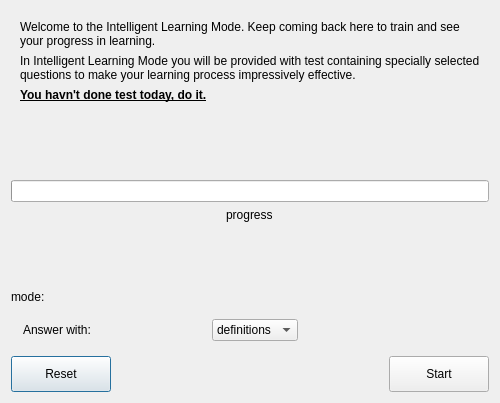
<?xml version="1.0" encoding="UTF-8"?>
<ui version="4.0">
 <class>StartIntelligentTestDialog</class>
 <widget class="QDialog" name="StartIntelligentTestDialog">
  <property name="geometry">
   <rect>
    <x>0</x>
    <y>0</y>
    <width>500</width>
    <height>403</height>
   </rect>
  </property>
  <property name="minimumSize">
   <size>
    <width>500</width>
    <height>300</height>
   </size>
  </property>
  <property name="baseSize">
   <size>
    <width>500</width>
    <height>300</height>
   </size>
  </property>
  <layout class="QVBoxLayout" name="verticalLayout_2">
   <item>
    <widget class="QWidget" name="learning_widget" native="true">
     <layout class="QVBoxLayout" name="verticalLayout">
      <item>
       <widget class="QLabel" name="label">
        <property name="text">
         <string>Welcome to the Intelligent Learning Mode. Keep coming back here to train and see your progress in learning. </string>
        </property>
        <property name="wordWrap">
         <bool>true</bool>
        </property>
       </widget>
      </item>
      <item>
       <widget class="QLabel" name="label_2">
        <property name="text">
         <string>In Intelligent Learning Mode you will be provided with test containing specially selected questions to make your learning process impressively effective. </string>
        </property>
        <property name="wordWrap">
         <bool>true</bool>
        </property>
       </widget>
      </item>
      <item>
       <widget class="QLabel" name="lbl_info">
        <property name="font">
         <font>
          <bold>true</bold>
          <underline>true</underline>
         </font>
        </property>
        <property name="text">
         <string>You havn't done test today, do it.</string>
        </property>
        <property name="wordWrap">
         <bool>true</bool>
        </property>
       </widget>
      </item>
     </layout>
    </widget>
   </item>
   <item>
    <spacer name="verticalSpacer_2">
     <property name="orientation">
      <enum>Qt::Vertical</enum>
     </property>
     <property name="sizeHint" stdset="0">
      <size>
       <width>20</width>
       <height>40</height>
      </size>
     </property>
    </spacer>
   </item>
   <item>
    <widget class="QProgressBar" name="progressBar"/>
   </item>
   <item alignment="Qt::AlignHCenter">
    <widget class="QLabel" name="label_3">
     <property name="text">
      <string>progress</string>
     </property>
    </widget>
   </item>
   <item>
    <spacer name="verticalSpacer">
     <property name="orientation">
      <enum>Qt::Vertical</enum>
     </property>
     <property name="sizeHint" stdset="0">
      <size>
       <width>20</width>
       <height>40</height>
      </size>
     </property>
    </spacer>
   </item>
   <item>
    <widget class="QLabel" name="label_5">
     <property name="text">
      <string>mode:</string>
     </property>
    </widget>
   </item>
   <item>
    <widget class="QWidget" name="widget_mode_intelligent_test" native="true">
     <layout class="QHBoxLayout" name="horizontalLayout_2">
      <property name="leftMargin">
       <number>12</number>
      </property>
      <item>
       <widget class="QLabel" name="lbl_question_mode">
        <property name="sizePolicy">
         <sizepolicy hsizetype="Expanding" vsizetype="Preferred">
          <horstretch>0</horstretch>
          <verstretch>0</verstretch>
         </sizepolicy>
        </property>
        <property name="text">
         <string>Answer with:</string>
        </property>
       </widget>
      </item>
      <item>
       <widget class="QComboBox" name="combx_quesion_mode">
        <item>
         <property name="text">
          <string>definitions</string>
         </property>
        </item>
        <item>
         <property name="text">
          <string>phrases</string>
         </property>
        </item>
       </widget>
      </item>
      <item>
       <spacer name="horizontalSpacer_2">
        <property name="orientation">
         <enum>Qt::Horizontal</enum>
        </property>
        <property name="sizeHint" stdset="0">
         <size>
          <width>40</width>
          <height>20</height>
         </size>
        </property>
       </spacer>
      </item>
     </layout>
    </widget>
   </item>
   <item>
    <layout class="QHBoxLayout" name="horizontalLayout">
     <item>
      <widget class="PushButton" name="btn_reset">
       <property name="minimumSize">
        <size>
         <width>100</width>
         <height>36</height>
        </size>
       </property>
       <property name="text">
        <string>Reset</string>
       </property>
      </widget>
     </item>
     <item>
      <spacer name="horizontalSpacer">
       <property name="orientation">
        <enum>Qt::Horizontal</enum>
       </property>
       <property name="sizeHint" stdset="0">
        <size>
         <width>40</width>
         <height>20</height>
        </size>
       </property>
      </spacer>
     </item>
     <item>
      <widget class="PushButton" name="btn_start">
       <property name="minimumSize">
        <size>
         <width>100</width>
         <height>36</height>
        </size>
       </property>
       <property name="text">
        <string>Start</string>
       </property>
      </widget>
     </item>
    </layout>
   </item>
  </layout>
 </widget>
 <customwidgets>
  <customwidget>
   <class>PushButton</class>
   <extends>QPushButton</extends>
   <header>lib/ui/widgets_basic.h</header>
  </customwidget>
 </customwidgets>
 <resources/>
 <connections/>
</ui>
